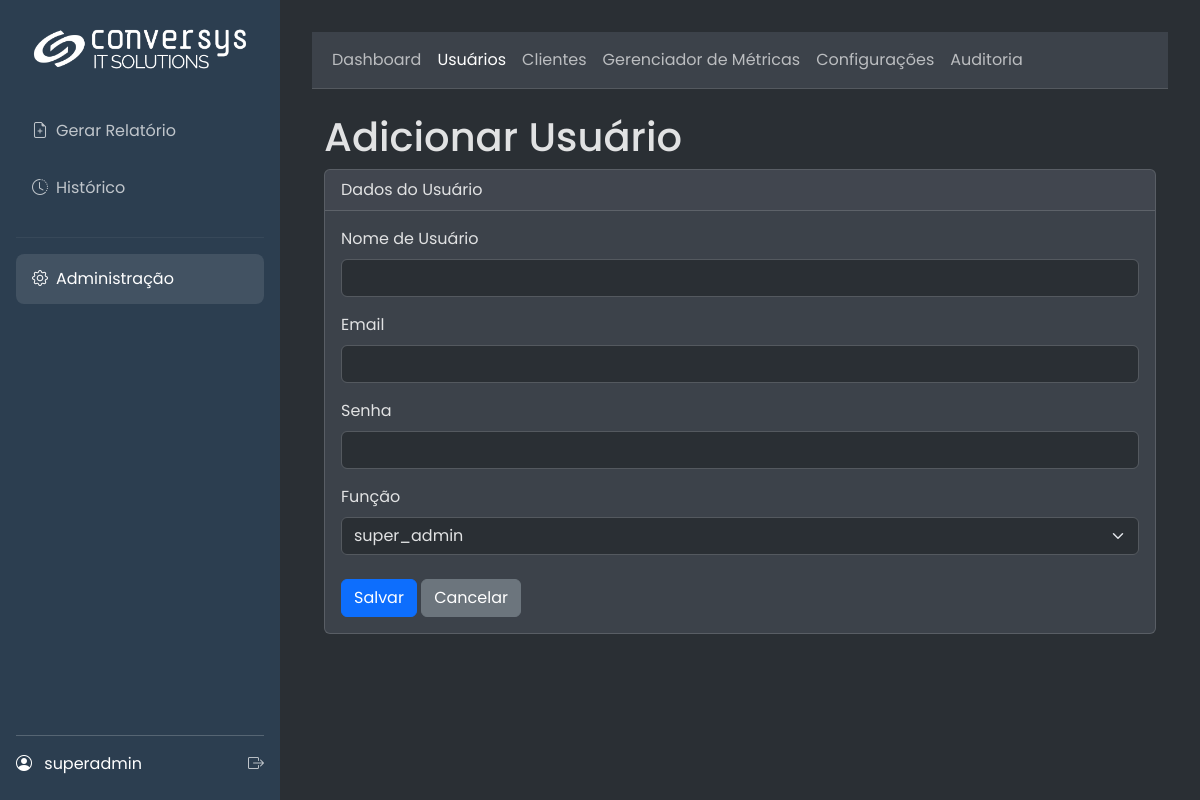
Screenshot of /admin/user/add (signed in) with the database file from the repository.
### app/models.py (models this page shows, shortened)
class SystemConfig(db.Model):
    id = db.Column(db.Integer, primary_key=True)
    company_name = db.Column(db.String(100), default="Conversys IT Solutions")
    footer_text = db.Column(db.String(255), default=f"Conversys IT Solutions Copyright {dt.datetime.now().year} – Todos os direitos Reservados | Política de privacidade")
    primary_color = db.Column(db.String(7), default="#2c3e50")
    secondary_color = db.Column(db.String(7), default="#3498db")
    logo_dark_bg_path = db.Column(db.String(255), nullable=True)
    logo_light_bg_path = db.Column(db.String(255), nullable=True)
    login_background_path = db.Column(db.String(255), nullable=True)
    default_cover_path = db.Column(db.String(255), nullable=True)
    color_scheme = db.Column(db.String(10), default="light")
    color_bg_main = db.Column(db.String(7), default="#f8f9fa")
    color_bg_card = db.Column(db.String(7), default="#ffffff")
    color_text_light = db.Column(db.String(7), default="#212529")
    color_border = db.Column(db.String(7), default="#dee2e6")
    login_media_path = db.Column(db.String(255), nullable=True)
    report_cover_path = db.Column(db.String(255), nullable=True)
    report_final_page_path = db.Column(db.String(255), nullable=True)

class User(UserMixin, db.Model):
    id = db.Column(db.Integer, primary_key=True)
    username = db.Column(db.String(64), index=True, unique=True)
    email = db.Column(db.String(120), index=True, unique=True)
    password_hash = db.Column(db.String(256))
    role_id = db.Column(db.Integer, db.ForeignKey('role.id'))
    reports = db.relationship('Report', backref='user', lazy='dynamic')
    clients = db.relationship('Client', secondary=user_client_association, back_populates='users')
    def has_role(self, role_name):
        return self.role.name == role_name

### app/admin/routes.py (the view, shortened to what this page needs)
@admin.route('/user/add', methods=['GET', 'POST'])
@admin_required
def add_user():
    rid = _ensure_request_id()
    roles = Role.query.all()
    return render_template('admin/user_form.html', title="Adicionar Usuário", user=None, roles=roles, action="Adicionar")

### app/__init__.py (called while the page is built)
@login_manager.user_loader
def load_user(user_id):
    from .models import User
    return db.session.get(User, int(user_id))

def _ensure_request_id():
    rid = getattr(g, "request_id", None)
    if not rid:
        rid = uuid.uuid4().hex
        g.request_id = rid
    return rid

### app/admin/routes.py (called while the page is built)
def _ensure_request_id():
    if not getattr(g, "request_id", None):
        g.request_id = uuid.uuid4().hex
    return g.request_id

### app/main/routes.py (called while the page is built)
@main.before_app_request
def before_request_func():
    g.sys_config = SystemConfig.query.first()

### app/utils.py (called while the page is built)
def admin_required(f):
    @wraps(f)
    @login_required
    def decorated_function(*args, **kwargs):
        if not (current_user.has_role('admin') or current_user.has_role('super_admin')):
            flash('Acesso negado. Você não tem permissão para acessar esta área.', 'danger')
            return redirect(url_for('main.gerar_form'))
        return f(*args, **kwargs)
    return decorated_function

### app/templates/admin/user_form.html (shortened to what this page needs)
{% extends 'admin/base.html' %}
{% block admin_content %}
<div class="container-fluid">
    <h1 class="mt-4">{{ action }} Usuário</h1>
    <div class="card mb-4">
        <div class="card-header">
            Dados do Usuário
        </div>
        <div class="card-body">
            {% set form_action = url_for('admin.add_user') if action == 'Adicionar' else url_for('admin.edit_user', user_id=user.id) %}
            <form method="POST" action="{{ form_action }}">
                <div class="mb-3">
                    <label for="username" class="form-label">Nome de Usuário</label>
                    <input type="text" id="username" class="form-control" name="username" value="{{ user.username if user else '' }}" required>
                </div>
                <div class="mb-3">
                    <label for="email" class="form-label">Email</label>
                    <input type="email" id="email" class="form-control" name="email" value="{{ user.email if user else '' }}" required>
                </div>
                <div class="mb-3">
                    <label for="password" class="form-label">Senha</label>
                    <input type="password" id="password" class="form-control" name="password" {% if action == 'Adicionar' %}required{% endif %}>
                </div>
                <div class="mb-3">
                    <label for="role" class="form-label">Função</label>
                    <select id="role" class="form-select" name="role" required>
                        {% for role in roles %}
                        <option value="{{ role.id }}" {% if user and user.role_id == role.id %}selected{% endif %}>
                            {{ role.name }}
                        </option>
                        {% endfor %}
                    </select>
                </div>
                <div class="mt-4">
                    <button type="submit" class="btn btn-primary">Salvar</button>
                    <a href="{{ url_for('admin.list_users') }}" class="btn btn-secondary">Cancelar</a>
                </div>
            </form>
        </div>
    </div>
</div>
{% endblock %}

### app/templates/base.html (shortened to what this page needs)
<!DOCTYPE html>
<html lang="pt-br" data-bs-theme="{{ g.sys_config.color_scheme | default('dark') }}">
<head>
    <link href="https://cdn.jsdelivr.net/npm/bootstrap@5.3.3/dist/css/bootstrap.min.css" rel="stylesheet">
    <link rel="stylesheet" href="https://cdn.jsdelivr.net/npm/bootstrap-icons@1.11.3/font/bootstrap-icons.min.css">
</head>
<body>
    <div class="d-flex">
        <div class="sidebar">
            <a href="{{ url_for('main.index') }}" class="logo">
                {% if g.sys_config.logo_dark_bg_path %}
                    <img src="{{ url_for('main.uploaded_file', filename=g.sys_config.logo_dark_bg_path) }}" alt="Logo">
                {% else %}
                    <span>{{ g.sys_config.company_name }}</span>
                {% endif %}
            </a>
            <ul class="nav flex-column">
                <li><a href="{{ url_for('main.gerar_form') }}" class="nav-link {% if request.endpoint == 'main.gerar_form' %}active{% endif %}"><i class="bi bi-file-earmark-plus me-2"></i>Gerar Relatório</a></li>
                <li><a href="{{ url_for('main.history') }}" class="nav-link {% if request.endpoint == 'main.history' %}active{% endif %}"><i class="bi bi-clock-history me-2"></i>Histórico</a></li>
                {% if current_user.has_role('admin') or current_user.has_role('super_admin') %}
                <hr style="border-color: rgba(255,255,255,0.2);">
                <li><a href="{{ url_for('admin.dashboard') }}" class="nav-link {% if 'admin.' in request.endpoint %}active{% endif %}"><i class="bi bi-gear me-2"></i>Administração</a></li>
                {% endif %}
            </ul>
            <div class="user-info">
                <div class="d-flex justify-content-between align-items-center">
                    <div>
                        <i class="bi bi-person-circle me-2"></i>
                        <span>{{ current_user.username }}</span>
                    </div>
                    <a href="{{ url_for('auth.logout') }}" title="Sair"><i class="bi bi-box-arrow-right"></i></a>
                </div>
            </div>
        </div>
        <div class="main-content flex-grow-1">
            {% block content %}{% endblock %}
        </div>
    </div>
</body>
</html>

### rows the page displays
SystemConfig: logo_dark_bg_path (picture)
User: username "superadmin"

### other values shown
{{ action }} "Adicionar"
form field role "super_admin"
